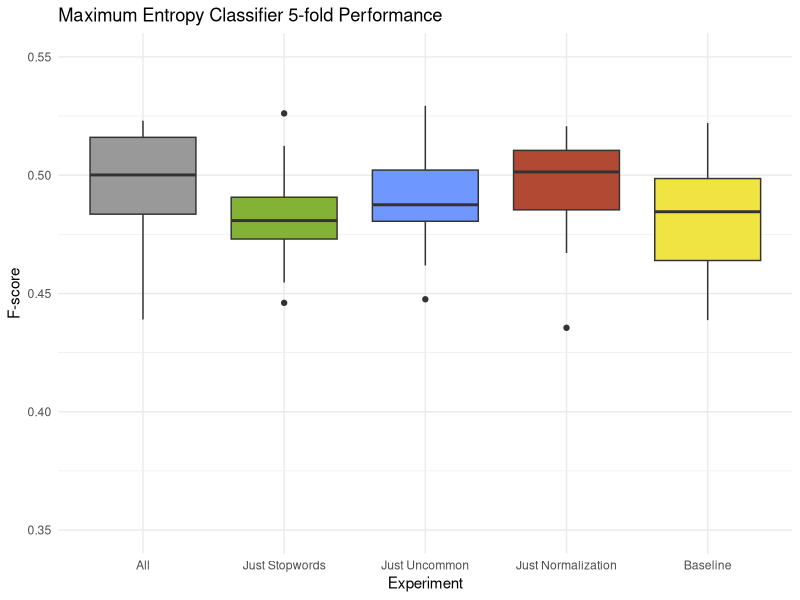
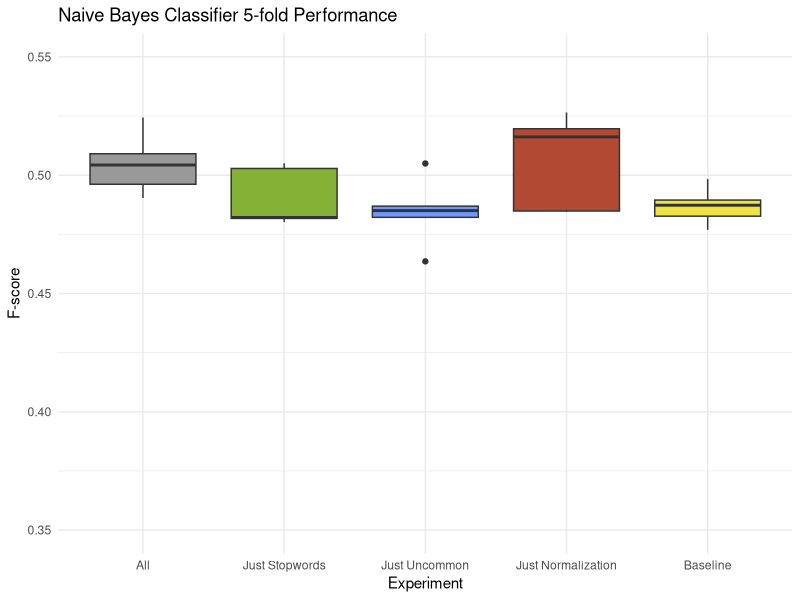
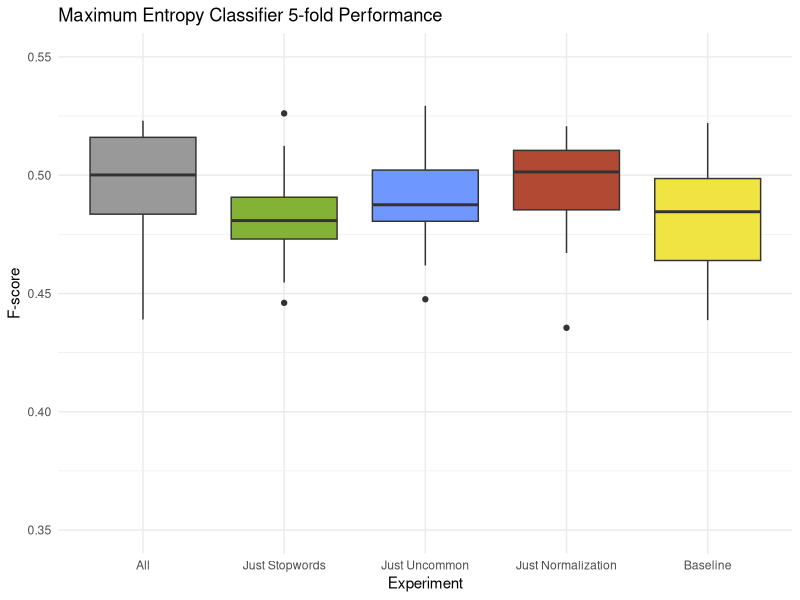
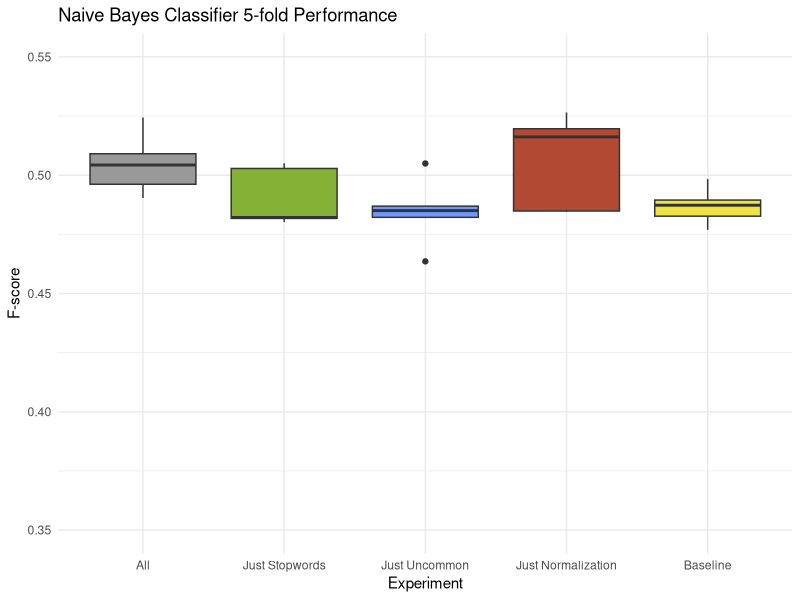

Source code (R) for these figures, in order:

library(ggplot2)

xlab <- "Experiment"
ylab <- "F-score"
groups <- c("All", "Just Stopwords", "Just Uncommon", "Just Normalization", "Baseline")
palette <- c("#999999", "#84B237", "#6E98FF", "#B24932", "#F0E442")


## Maxent boxplot
data <- read.csv("maxent_boxplot.csv", header=TRUE)

chart_title <- "Maximum Entropy Classifier 5-fold Performance"

p <- ggplot(data, aes(x=factor(Label), y=F, fill=factor(Label))) + geom_boxplot()
p = p + scale_x_discrete(xlab, labels=groups)
p = p + scale_y_continuous(ylab, limits=c(0.35, 0.55))
p = p + ggtitle(chart_title)
p = p + scale_fill_manual(values=palette, guide=FALSE)
p = p + theme_minimal()

p # Draw that sucker
ggsave("maxent_boxplot.png")


## Naive Bayes boxplot
data <- read.csv("bayes_boxplot.csv", header=TRUE)

chart_title <- "Naive Bayes Classifier 5-fold Performance"

p <- ggplot(data, aes(x=factor(Label), y=F, fill=factor(Label))) + geom_boxplot()
p = p + scale_x_discrete(xlab, labels=groups)
p = p + scale_y_continuous(ylab, limits=c(0.35, 0.55))
p = p + ggtitle(chart_title)
p = p + scale_fill_manual(values=palette, guide=FALSE)
p = p + theme_minimal()

p # Draw that sucker
ggsave("bayes_boxplot.png")

